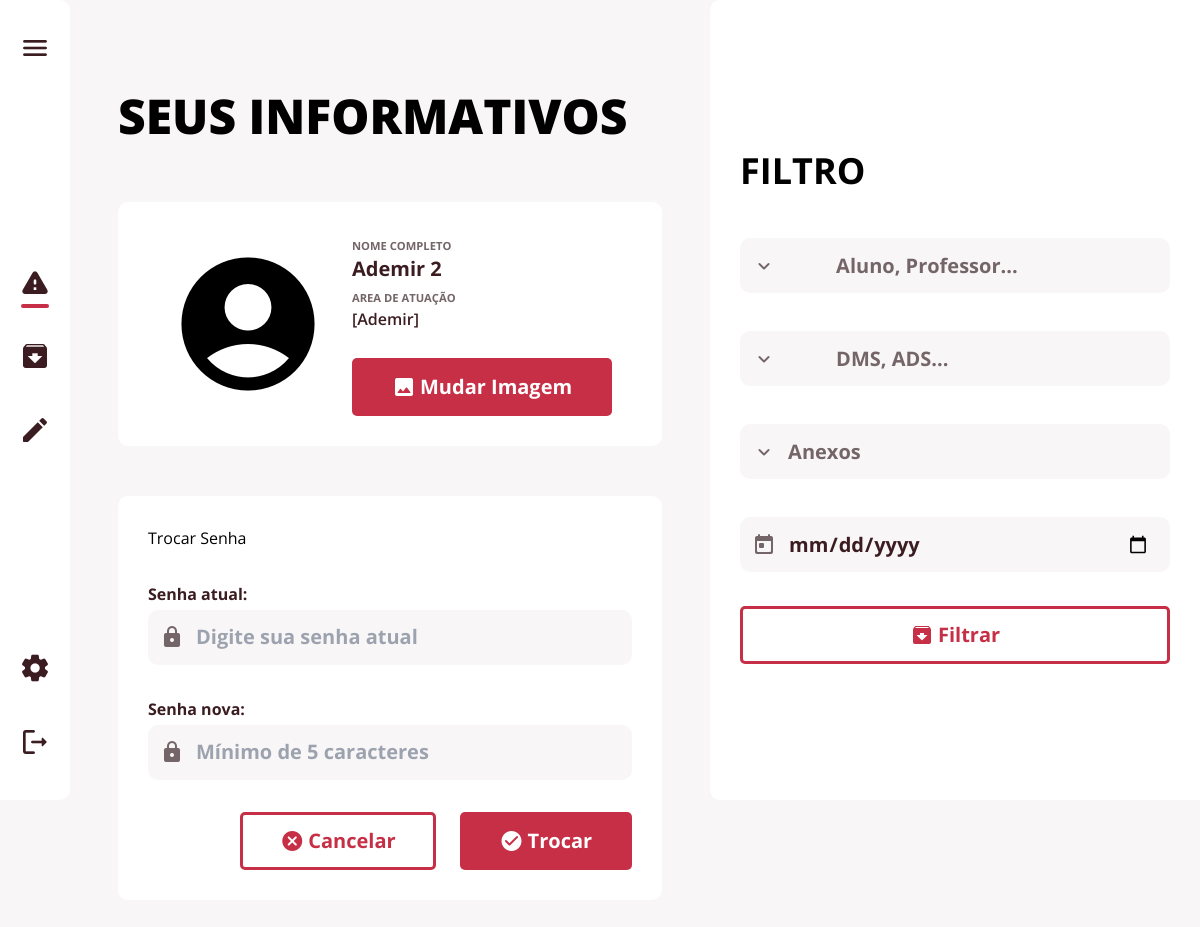
The page /config (signed in) on the database as committed earlier.
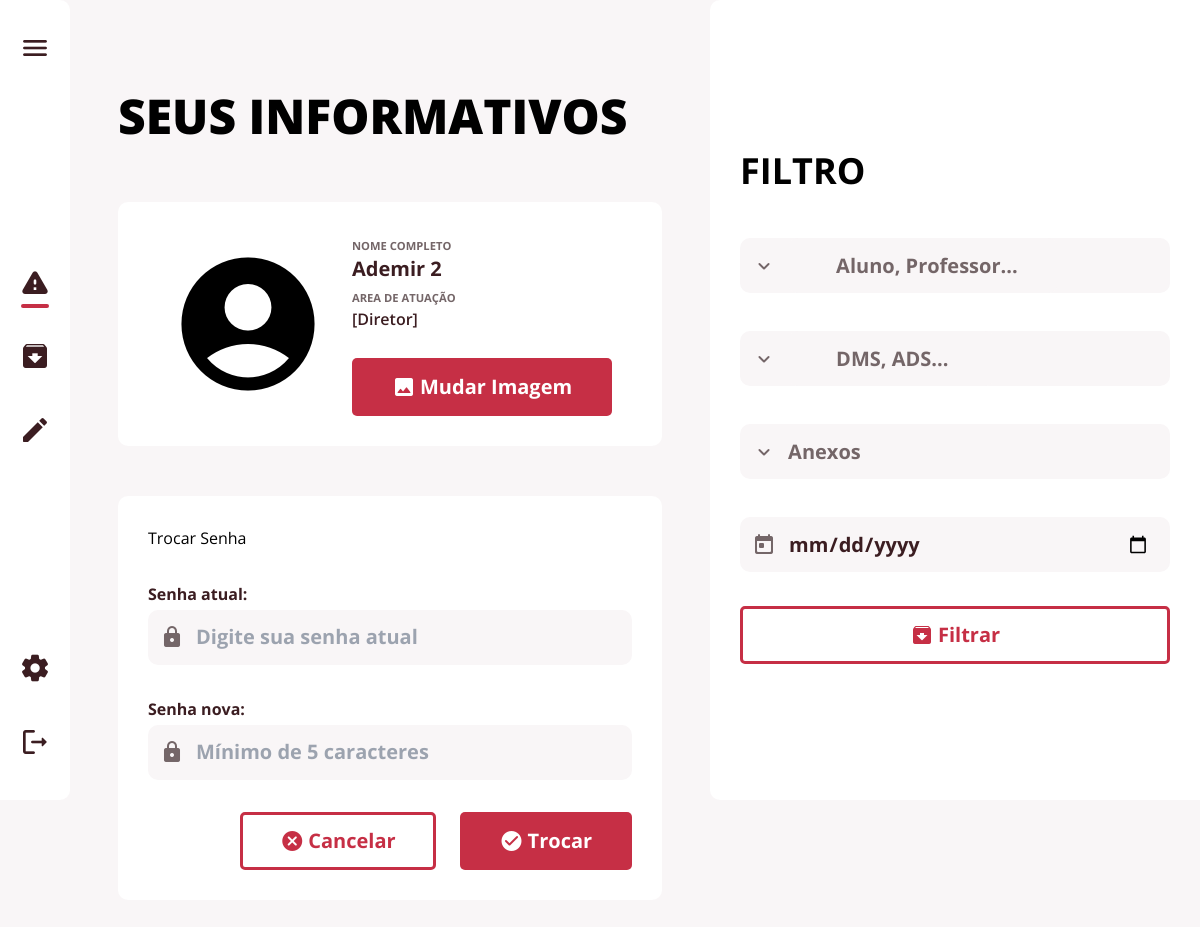
The same page on the database as committed later.
### app/database/models.py (models this page shows, shortened)
class User(db.Model, UserMixin):
    __tablename__ = "user"
    id = db.Column(db.Integer, primary_key=True, autoincrement=True)
    nome = db.Column(db.String(150), nullable=False)
    cpf = db.Column(db.Integer, unique=True, nullable=True)  # ATENÇÃO: mudar db.Integer para db.BigInteger porque o Postgres só suporta 10 digitos no int
    email = db.Column(db.String(150), unique=True, nullable=False)
    senha = db.Column(db.String(150), nullable=False)
    postagem = db.relationship('Postagem')
    arquivado = db.relationship('Arquivadas', backref='user')
    papeis = db.relationship('Papel',
                             secondary=user_papel_tabela,
                             back_populates='user')
    confirmado = db.Column(db.Integer, nullable=True, default=0)  # adicionado
    cursos = db.relationship('Curso',
                             secondary=curso_user_tabela,
                             back_populates='user')
    def is_admin(self):
        admin = [role.admin for role in self.papeis]
        for adm in admin:
            if adm:
                return True
        return False

class Papel(db.Model):
    __tablename__ = "papel"
    id = db.Column(db.Integer, primary_key=True, autoincrement=True)
    nome = db.Column(db.String(150), unique=True, nullable=False)
    pode_editar = db.Column(db.Boolean, default=0)
    admin = db.Column(db.Boolean, default=0)
    postagem = db.relationship('Postagem',
                               secondary=postagem_papel_tabela,
                               back_populates='destinatario')
    user = db.relationship('User',
                           secondary=user_papel_tabela,
                           back_populates='papeis')
    def __repr__(self):
        return self.nome

### app/view.py (the view)
@ routes.route('/config')
@ login_required
def config():
    filtro = FiltroForm()
    return render_template('config.html', user=user, user_edit=user_edit(), filtro=filtro)

### app/formulario/registerForm.py
class FiltroForm(FlaskForm):
    filtro_papel = ChosenSelectMultipleField("Enviar para", choices=[])
    filtro_curso = ChosenSelectMultipleField("Para o curso", choices=[])
    def __init__(self, *args, **kwargs):
        super().__init__(*args, **kwargs)
        self.filtro_papel.choices = [(papel.id, papel.nome)
                                     for papel in Papel.query.join(Papel.user).filter(Papel.nome != 'Funcionario').all()]
        self.filtro_curso.choices = [(curso.id, curso.nome_curso)
                                     for curso in Curso.query.join(Curso.user).filter(User.id != current_user.id).all()]

### app/controller.py (called while the page is built)
def user_edit():
    user_edit = tupleToList(db.session.query(Papel.pode_editar).join(
        Papel.user).filter(User.id == user.id).all())
    for edit in user_edit:
        if edit:
            return True
    return False

def tupleToList(tupla):
    return [id for id, in tupla]

### app/formulario/chosenSelect.py (called while the page is built)
def _add_chosen_class(kwargs):
    if 'render_kw' in kwargs:
        if 'class' in kwargs['render_kw']:
            kwargs['render_kw']['class'] += ' chosen-select'
        else:
            kwargs['render_kw']['class'] = 'chosen-select'
    else:
        kwargs['render_kw'] = {'class': 'chosen-select'}

### app/templates/config.html (shortened to what this page needs)
{% extends 'base.html' %}
{% block head %}
<link rel="stylesheet" href="{{url_for('static', filename='style/config.css')}}">
{% endblock %}
{% block main_text %}SEUS INFORMATIVOS{% endblock %}
{% block main %}
<div class="card-box card-box-profile">
    <span class="card-img material-icons-round extra-big-icon">account_circle</span>
    <div class="card-div-right">
        <div class="texts">
            <h4>NOME COMPLETO</h4>
            <h2>{{ user.nome }}</h2>
            <h4>AREA DE ATUAÇÃO</h4>
            <p>{{ user.papeis }}</p>
        </div>
        <button class="btn btn-full">
            <span class="material-icons-round">image</span>
            <p>Mudar Imagem</p>
        </button>
    </div>
</div>
<div class="card-box card-box-password">
    <div class="text-password">
        <h2>Trocar Senha</h2>
        <p>Senha atual:</p>
        <div class="input-wrapper small-input">
            <input type="password" name="senha" placeholder="Digite sua senha atual">
        </div>
        <p>Senha nova:</p>
        <div class="input-wrapper small-input">
            <input type="password" name="senha" placeholder="Mínimo de 5 caracteres">
        </div>
    </div>
    <div class="button-password">
        <button class="btn btn-empty">
            <span class="material-icons-round">cancel</span>
            <p>Cancelar</p>
        </button>
        <button class="btn btn-full">
            <span class="material-icons-round">check_circle</span>
            <p>Trocar</p>
        </button>
    </div>
</div>
{% endblock %}

### app/templates/base.html (shortened to what this page needs)
{% from '_modal_lermais.html' import modal_lermais %}
<!DOCTYPE html>
<html lang="en">
<head>
  <link rel="stylesheet" href="https://cdnjs.cloudflare.com/ajax/libs/chosen/1.8.7/chosen.min.css">
  <link href="https://unpkg.com/tailwindcss@^2/dist/tailwind.min.css" rel="stylesheet">
  <link rel="stylesheet" href="{{url_for('static', filename='style/base.css')}}">
  {% block head %}{% endblock %}
</head>
<body>
  <div class="menu-wrapper">
    <div class="flex-nowrap">
      <nav class="main-nav resp-nav">
        <div class="main-nav-items top-items">
          <button class="hamburger-menu">
            <span class="material-icons-round medium-icon ">menu</span>
          </button>
        </div>
        <div class="main-nav-items middle-items">
          <a href="/">
            <span class="material-icons-round medium-icon">warning</span>
            <div class="selection-bar is-selected"></div>
          </a>
          <a href="/arquivos">
            <span class="material-icons-round medium-icon">archive</span>
          </a>
          {% if user_edit %}
          <a href="/editar">
            <span class="material-icons-round medium-icon">edit</span>
          </a>
          {% endif %}
        </div>
        <div class="main-nav-items bottom-items">
          {% if user.is_admin() %}
          <a href="/admin">
            <span class="material-icons-round medium-icon">settings</span>
          </a>
          {% endif %}
          <a href="/logout">
            <span class="material-icons-round medium-icon">logout</span>
          </a>
        </div>
      </nav>
      <div class="middle-box">
        <div class="middle-box-wrapper">
          <main class="base-main">
            <div class="main-text">{% block main_text %}INFORMATIVOS{% endblock %}</div>
            {% block main %}
            {% endblock %}
          </main>
        </div>
      </div>
      <div class="right-menu" id="filtro">
        <div class="filter-section">
          <div class='flex justify-between'>
            <h2 class="section-title filter-title">FILTRO</h2>
          </div>
          <form action="" method="Post">
            {% block remetente %}
            <div class="input-wrapper small-input">
            </div>
            {% endblock %}
            {% if user_edit %}
            <div class="input-wrapper small-input">
            </div>
            {% endif %}
            <div class="input-wrapper small-input">
              <select name="anexos" id="anexos">
                <option value="" disabled selected>Anexos</option>
              </select>
            </div>
            <div class="input-wrapper small-input">
              <input type="date" name="data" placeholder="Dia/Mes/Ano">
            </div>
            <button class="btn btn-empty" style="justify-content: center;" value="Filtrar">
              <span class="material-icons-round">archive</span>
              <p>Filtrar</p>
            </button>
          </form>
        </div>
      </div>
    </div>
  </div>
</body>
</html>

### app/static/style/config.css (style rules this page uses)
.card-box-profile, .card-box-password { max-width: 675px; margin-top: 50px; }
.card-box-profile { display: flex; align-items: center; justify-content: center; padding: 30px 50px; gap: 1.5em; }
.card-img { float: left; font-size: var(--extra-big-icon); }
.card-div-right { display: flex; flex-direction: column; gap: 1.7em; }
.texts p { font-size: var(--p-font-size); color: var(--primary-text-color); font-weight: var(--semi-bold); white-space: nowrap; }
.texts h2 { font-size: var(--h3-font-size); color: var(--primary-text-color); font-weight: var(--bold); text-transform: capitalize; }
.texts h4 { margin-top: 0.5em; font-size: var(--h4-font-size); color: var(--secondary-text-color); font-weight: var(--bold); white-space: nowrap; }
.text-password p { margin-top: 2em; font-size: var(--p-font-size); color: var(--primary-text-color); font-weight: var(--bold); }
.button-password { display: flex; gap:1.5em; margin-top: 2em; align-items: center; justify-content: flex-end; }
@media screen and (max-width: 1200px) { .card-box-profile { justify-content: space-around; } }

Rows that differ between the two databases and show on the page:
no longer on this page (row edited): Papel: papeis "[Ademir]"
now on this page (row edited): Papel: papeis "[Diretor]"
